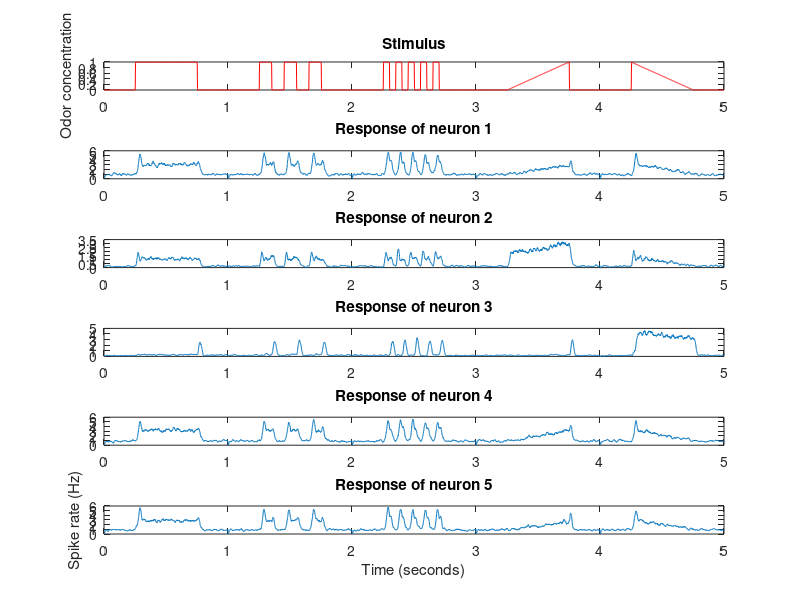

This chart was generated by the following MATLAB code: (Note: this script raises an error after producing the figure.)
%% PCA on simulated neurons
%
% Guidance is provided via comments and example code below.
%
% To make this script easier to use, the task is broken into  sections,
% each section with a bold header (those starting with '%%') can be run by
% themselves (without running the entire script) using the 'run section
% command'. Just place your cursor within one of these sections (it will
% become highlighted) to allow this functionality.
% 
% AVB & SLH 4/2016

%% Close figures and clear workspace
clear;      % Delete all  variables in workspace, you will lose unsaved variables
close all;  % Close all of the open figure windows

%% Load data 
% This line loads three variables: data, stim, time
load('pca_data.mat')

% data is a 58x5000 matrix, Neurons x Time Points
% Each row is the PSTH of a neuron's response to the stimuli
% stim is a 1x5000 column vector of the Stimuli over time
% time is a 1x5000 column vector of the Time in second

%% Plot data for six neurons
% This section of the code plots the stimulus and the responses for the
% first six neurons in the same figure.  You can copy and change this code
% to create your other figures.

figure
ax(1) = subplot(6,1,1); % subplot allows you to plot multiple graphs in the same figure
plot(time,stim','r') % Plot the stimulus in red ('r')
ylabel('Odor concentration')
title('Stimulus')
for i = 1:5 % Loop over first 5 neurons to plot their responses
    ax(i+1) = subplot(6,1,i+1);
    plot(time,data(i,:)) % This plots row i of data
    title(['Response of neuron ',num2str(i)])
end
xlabel('Time (seconds)')
ylabel('Spike rate (Hz)')

%% Save figure 
% The saveFormattedFig function saves the last figure you have made in a
% format that is easy to insert (simply by dragging) into a word document.
% You can use this code to save all your other figures by calling
% 'saveFormattedFig' with the the name of the file you wish to save as a
% string, as below:

% =======================
% Insert/Modify code here

psthFigName = 'psth_response_fig';
saveFormattedFig(psthFigName)

% =======================


%% Determine the number of neurons and number of time points 
% Use the 'size' function to get the size of each dimension of the data matrix 
%   hint: type 'doc size' for help on the size function
% Assign the number of neurons to the variable 'nNeurons' [ for n(umber)Neurons ]
% Assign the number of time points to the variable 'nTimePts'

% =======================
% Insert/Modify code here

% This is an 'empty' assignment, change it to be the appropriate values by
% using the size function.
nNeurons = []; 
nTimePts = [];

% =======================

%% "Center" the neural responses by subtracting off each mean response 
% First calculate the mean of each neuron's response using 'mean'. 
% Make sure you calculate the mean of data along the correct axis!
% Calculate the neuron's mean response and NOT the mean response of all
% neurons for one time point. 
%   hint: type 'doc mean' for how to choose the axis 'mean' averages over
%
% Assign the mean response matrix to the variable 'mu' below.

% =======================
% Insert/Modify code here

mu = [];

% =======================

% Next subtract each neuron's mean response from its response.
%   hint: The easiest way to do this is by subtracting the matrix mu from 
%       the data matrix. To perform subtraction the dimensions of the
%       matricies must match. You will need to make a copy of mu for
%       each time point to get the dimensions to be the same.
%   hint: 'repmat' will repeat a matrix to make a larger matrix, type 'doc
%       repmat' for help using this function. Use the nTimePts variable to
%       define the number of time dimensions you need
%
% Assign the mean subtracted (centered) responses to the variable
% 'centeredData' below.

% =======================
% Insert/Modify code here

centeredData = [];

% =======================

%% Plot centered neural responses for the first six neurons
% Use the plotting code above, or any method you want, to visualize mean
% subtraction. Include a title or otherwise indicate what operation has
% occured. You do not need to include the stimulus, but may if you like.

% =======================
% Insert/Modify code here

% =======================


%% Save a figure of the centered data
% Uncomment the code below and fill in a name for your figure.

% =======================
% Insert/Modify code here

%centeredFigName = '';
%saveFormattedFig(centeredFigName);

% =======================


%% Generate the covariance matrix
% Use the 'cov' function to calculate the covariance (using the centered
% data!). This will return a matrix that has variance along the diagonal
% entries and the covariance in the off-diagonal entries.

% You have done this correctly if dataCov(1,1) = 0.3275

% =======================
% Insert/Modify code here

dataCov = [];

% =======================


%% Plot the covariance matrix
% You can use the 'imagesc' function to visualise the covariance matrix.
% Calling the 'colorbar' function adds the color scale on your graph.
% 

% =======================
% Insert/Modify code here

% =======================

%% Save a covariance matrix figure
% Use the example above to save the matrix.

% =======================
% Insert/Modify code here

% =======================


%% Find the principal components of the responses
% Use the 'pca' function on the data matrix (you do not need to use the
% centered data).
%   hint: Make sure the input to 'pca' is in the correct orientation, you
%       may need to transpose the data matrix using the transpose function 
%       e.g. x_transposed = x'
%
% The 'pca' function returns several values, for us the important ones are:
%   'score'     - essentially the "Principal Components" or PCs
%   'explained' - The amount of variance explained by each of the PCs
%   'coeff'     - also known as "loadings" these measure the importance of
%                 each variable in accounting for the variability of the 
%                 associated PC.
%                 (named coeff as they are the correlation coefficients 
%                 between the 'scores' and the original variables)
%
% Read the help documentation on pca for further information. Plotting
% values against each other can be helpful in exploring the data.

% You have done this correctly if coeff(1,1) = 0.0724

% =======================
% Insert/Modify code here

% =======================

%% Plot explained variance (~Scree plot)
% Use the output from the 'pca' function above to make a plot of the
% different PC contributions to explained variance in the data.
%
%   hint: to make the plot more clear, pass '-o' to the 'plot' function.

% =======================
% Insert/Modify code here

% =======================

%% Save the explained variance figure
% Use the example above to save the matrix.

% =======================
% Insert/Modify code here

% =======================

%% Plot the first 6 principal components
% Use the output of 'pca' to plot the principal components. See the notes
% in the previous section for help on this.

% =======================
% Insert/Modify code here

% =======================

%% Save the Principal Component figure
% Use the example above to save the matrix.

% =======================
% Insert/Modify code here

% =======================

%% Find the covariance matrix of the principal components & plot it
% Remember this corresponds to the 'score' output of the 'pca' function.
% Again use the 'imagesc' and 'colorbar' functions for plotting.
% 
% You have done this correctly if the first entry in the matrix = 47.1669

% =======================
% Insert/Modify code here

% =======================

%% Save the covariance matrix figure
% Use the example above to save the matrix.

% =======================
% Insert/Modify code here

% =======================

%% Make a 3D plot of each neuron's loadings for the first 3 PCs
% Use 'plot3' to make a 3D plot. Plot each loading as a discrete dot or
% circle for clarity, and please label the axes. Remember the loadings
% correspond to the 'coeff' output of the 'pca' function.
%   hint: type 'doc Chart Line Properties' and select the first search
%       result for help with plot formatting.
%   hint: using 'grid on' might make your graph more easily viewable

% =======================
% Insert/Modify code here

% =======================

%% Save loadings figure
% Use the example above to save the matrix.

% =======================
% Insert/Modify code here

% =======================

%% Extension problems
% If you feel confident or would like to gain additional practice, please
% continue by answering the extension problems as outlined in the homework
% instructions. Some problems will require more coding please complete this
% below.


